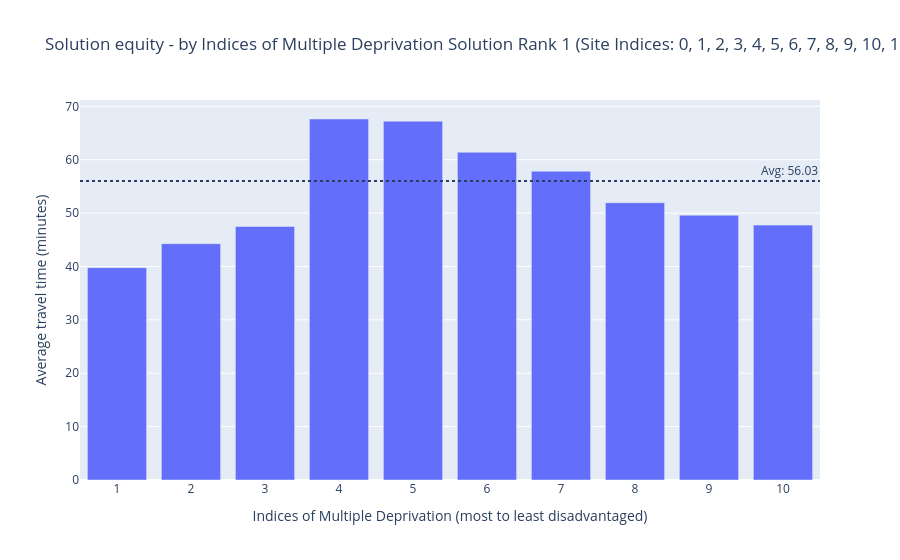

Notebook code cell kept with this figure:
### Code cell
solution.check_solution_equity(return_plot=True)

### Figure 1 — Plotly figure (JSON) as saved in the notebook; plotly's stock layout.template omitted (floating-point values rounded to 4 significant figures)
{"data": [{"alignmentgroup": "True", "hovertemplate": "Indices of Multiple Deprivation (most to least disadvantaged)=%{x}<br>Average travel time (minutes)=%{y}<extra></extra>", "legendgroup": "", "marker": {"color": "#636efa", "pattern": {"shape": ""}}, "name": "", "offsetgroup": "", "orientation": "v", "showlegend": false, "textposition": "auto", "type": "bar", "x": ["1", "2", "3", "4", "5", "6", "7", "8", "9", "10"], "xaxis": "x", "y": [39.78, 44.28, 47.49, 67.63, 67.22, 61.39, 57.84, 51.94, 49.6, 47.75], "yaxis": "y"}], "layout": {"annotations": [{"showarrow": false, "text": "Avg: 56.03", "x": 1, "xanchor": "right", "xref": "x domain", "y": 56.03, "yanchor": "bottom", "yref": "y"}], "barmode": "relative", "legend": {"tracegroupgap": 0}, "shapes": [{"line": {"dash": "dot"}, "type": "line", "x0": 0, "x1": 1, "xref": "x domain", "y0": 56.03, "y1": 56.03, "yref": "y"}], "title": {"text": "Solution equity - by Indices of Multiple Deprivation\nSolution Rank 1 (Site Indices: 0, 1, 2, 3, 4, 5, 6, 7, 8, 9, 10, 11, 12, 13, 14)"}, "xaxis": {"anchor": "y", "categoryarray": ["1", "2", "3", "4", "5", "6", "7", "8", "9", "10"], "categoryorder": "array", "domain": [0.0, 1.0], "title": {"text": "Indices of Multiple Deprivation (most to least disadvantaged)"}}, "yaxis": {"anchor": "x", "domain": [0.0, 1.0], "title": {"text": "Average travel time (minutes)"}}}}
